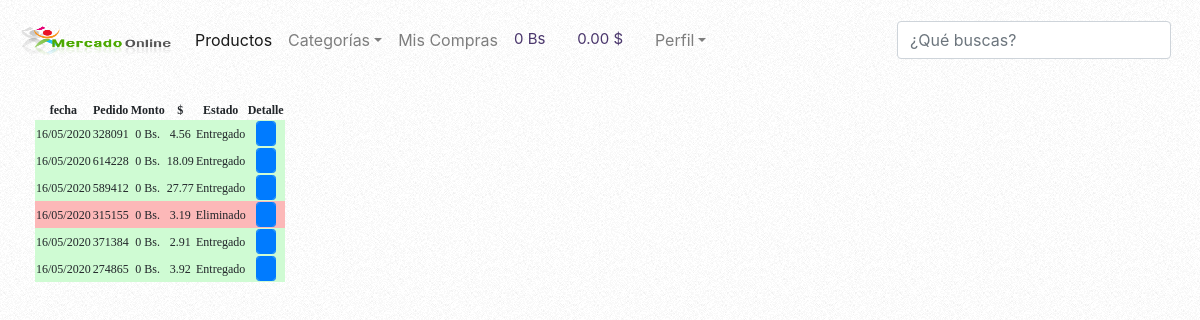
/backend/index.php?action=purchases (signed in), run on an earlier commit of the app's database.
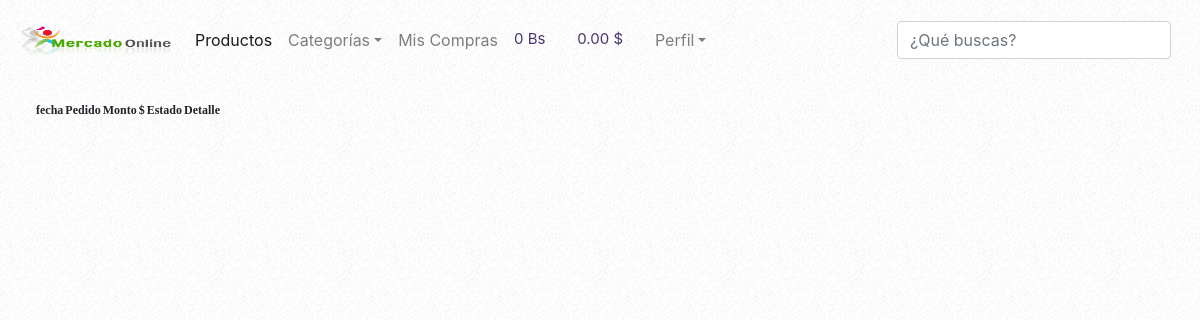
And on a later commit of the database.
### tables this page shows
CREATE TABLE `pedido` (
  `id` int(11) NOT NULL,
  `idorder` int(11) NOT NULL,
  `iduser` int(11) NOT NULL,
  `reference` int(11) NOT NULL,
  `mount` decimal(10,2) NOT NULL,
  `convertion` decimal(10,2) NOT NULL,
  `date` timestamp NOT NULL DEFAULT CURRENT_TIMESTAMP ON UPDATE CURRENT_TIMESTAMP,
  `status` int(11) NOT NULL,
  `branch` int(11) NOT NULL
);

### backend/controllers/backendConnectControllerPage.php (called while the page is built)
<?php
class connectControllerPage{
 public static function template(){
 		include "views/template.php";
 		}
 public static function connectPage(){
if (isset($_GET["action"])) {
	$controllerConnect = $_GET["action"];
		}else {
			$controllerConnect = "index";
		}
		$answer = connectModelPage::connectPageModel($controllerConnect);
		include $answer;
	}
}

### backend/models/connection.php (called while the page is built)
<?php
class connection{
	 public static function connect(){
	 	$link = new PDO("mysql:host=localhost;dbname=mercadoonline","root","");
	 	return $link;
	 }
}

### backend/models/productsModel.php (called while the page is built, shortened)
<?php
require_once "connection.php";
class viewsProductsModel{
 public static function TotalSumPurchaseCarView($iduserModel, $table){
 	$stmt = connection::connect()->prepare("SELECT SUM(total) as total FROM $table WHERE iduser = $iduserModel");
	 if ($stmt -> execute()) {
 	 		return $stmt->fetch();
 	 				}
 	 				else {
 	 					return "error";
 	 				}
 	 				}
 						  public static function conversionDollarModel($table){
 						  		$stmt = connection::connect()->prepare("SELECT tasa FROM $table");
 						  				$stmt -> execute();
		 							return $stmt->fetch();
 						  }
		}

### backend/models/ivaModel.php (called while the page is built, shortened)
<?php
require_once "connection.php";
class iva {
  public static function viewIvaModel($table){
  	    	$stmt = connection::connect()->prepare("SELECT iva FROM iva");
  			$stmt -> execute();
		 	return $stmt->fetch();
  		}
}

### backend/models/deliveryTaxModel.php (called while the page is built, shortened)
<?php
require_once "connection.php";
class deliveryTaxModel{
 public static function viewDeliveryTaxModel($table){
 	$stmt = connection::connect()->prepare("SELECT tax FROM $table");
	$stmt -> execute();
	return $stmt->fetch();
 		}
}

### backend/models/purchaseOrderModel.php (called while the page is built, shortened)
<?php
require_once "connection.php";
class purchaseOrderModel{
	  public static function viewPurchaseOrderModel( $dataModel, $table){
 	 $stmt = connection::connect()->prepare("SELECT id, idorder, iduser, reference, mount, convertion, date, status,branch FROM $table WHERE iduser = $dataModel ORDER BY date DESC");
	 if ($stmt -> execute()) {
 	 		return $stmt->fetchAll();
 	 				}
 	 				else {
 	 					return "error";
 	 				}
	  }
}

### backend/controllers/purchaseOrderController.php (the view, shortened to what this page needs)
<?php
class purchaseOrderController{
		 public static function viewMyPurchases(){
			$dataController = $_SESSION["id"];
		 		$answerOrder=purchaseOrderModel::viewPurchaseOrderModel($dataController, "pedido");
		 		foreach ($answerOrder as $row => $value) {
		 			$row = $row + 1;
		 		}
		 		foreach ($answerOrder as $row => $item) {
		 			$newDate = date("d/m/yy", strtotime($item["date"]));
		 			if ($item["status"]==1) {
		 				$item["status"] = "Enviando";
		 				$colorStatus =  "style=background:#CFDCFB";
		 			}elseif($item["status"]==2){
		 				$item["status"] = "Entregado";
		 				$colorStatus = "style=background:#CFFBD3";
		 				}elseif($item["status"]==3){
		 				$item["status"] = "Eliminado";
		 				$colorStatus =  "style=background:#FCB8B8";
		 			}else{
		 					$item["status"] = "En proceso";
		 					$colorStatus = "style=background:#F9FBCF";
		 			}
		echo '
					<tr>
					<td '.$colorStatus.'>'.$newDate.'</td>
					<td '.$colorStatus.'>'.$item["idorder"].'</td>
					<td '.$colorStatus.'>'.number_format($item["price"], 0, ",", ".").' Bs.</td>
					<td '.$colorStatus.'>'.$item["convertion"].'</td>
					<td '.$colorStatus.'>'.$item["status"].'</td>
					<td  '.$colorStatus.'><a href="#view'.$row.'"  data-toggle="modal">
					<button class="form-control 	btn btn-primary fa fa-list btn-sm" style="height:25px; width:20px"></button></a>
					<div class="modal fade "  id="view'.$row.'" tabindex="-1" role="dialog" aria-labelledby="myModalLabel" ariahidden="true" >
					<div class="modal-dialog" role="document" >
					<div class="modal-content" style="font-family:Pavanam-Regular; border-radius:0px">
					<div class="modal-header" >
					<button type="button" class="close" data-dismiss="modal" aria-label="Close">
					<span aria-hidden="true">&times;</span> </button>
					</div>
					<div class="modal-body"  style="text-align: left; margin: 0%;">
					<label  class="label for="" style="font-size:12px">Fecha: '.$newDate.'</label>';
					echo  '
						<table class="table" style="font-size:12px">
		 		  	 	<thead>
		 		  	 	<tr>
		 		  	 	<th>Pedido # '.$item["idorder"].'</th>
		 		  	 	<th></th>
		 		  	 	<th></th>
		 		  	 	<th></th>
		 		  	 	</tr>
						<tr>
						<th>Producto</th>
						<th>Cant</th>
						<th>Precio</th>
						<th>Total</th>
						</tr>
						</thead>';
					$dataSendController = $item["idorder"];
		 			 $answerProducts=purchaseOrderModel::viewOrderProductList($dataSendController, "pedido_has_producto");
					$answerIva=iva::viewIvaModel("iva");
					$totalMountFromBd = $item["mount"];
					$subTotal = 0;
					$total = 0;
		 			 foreach ($answerProducts as $value) {
		 			 $dataSend = array("id"=>$value["idproduct"]);
		 		  	 $answeProductName = viewsProductsModel::viewProductName($dataSend, "productos");
		 			 foreach ($answeProductName as $item) {
		echo'
	<tbody>
			<td>'.$item["title"].'</td>
			<td>'.$value["cant"].'</td>
			<td>'.number_format($value["price"]).'</td>
			<td>'.number_format($total=$value["cant"]*$value["price"]).' Bs</td>
	</tbody>';
			$subTotal = $subTotal + $total;
						 }
			 	 }
						 $totalIva = ($answerIva["iva"] * $subTotal) / 100;
						 $answerDeliveryType=purchaseOrderModel::DeliveryTypeModel($dataSendController ,"pedido");
					 	 $totalMount = 	$subTotal +  $totalIva;
					 	$totalDollar = $answerDeliveryType["convertion"];
					if ( $answerDeliveryType["branch"] == 0) {
						$bs = "Bs";
						$valorImpuesto = $totalMountFromBd - $totalMount ;
					}
					else{
							$bs = "";
						$valorImpuesto = 0;
					}
			echo '
			<td></td>
			<td></td>
			<td style="font-weight: bold">Subtotal:</td>
			<td>'.number_format($subTotal).' Bs</td>
			<tr>
				<td></td>
			<td></td>
			<td style="font-weight: bold">Iva 12%:</td>
			<td>'.number_format($totalIva).' Bs</td>
			<tr>
				<td></td>
			<td></td>
			<td style="font-weight: bold">Envío:</td>
			<td>'.number_format($valorImpuesto).  $bs.'</td>
			<tr>
				<td></td>
			<td></td>
			<td style="font-weight: bold">Total Bs:</td>
			<td>'. number_format($totalMountFromBd).' Bs</td>
			<tr>
				<td></td>
			<td></td>
			<td style="font-weight: bold">Total $</td>
			<td> '.$totalDollar.' $</td>
			<tr>
				<td>Todos los envíos se realizan en horario de oficina</td>
				<td></td>
				<td></td>
				<td></td>
			<tr>
				</table>
				</td>
				';
							}
		 		}
}

### backend/index.php (shortened to what this page needs)
<?php
if (!$_SESSION["validate"]) {
	header("location:../index");
	exit();
}
else{
require_once "controllers/backendConnectControllerPage.php";
require_once "controllers/productsController.php";
require_once "controllers/purchaseOrderController.php";
require_once "controllers/clientController.php";
require_once "models/productsModel.php";
require_once "models/purchaseOrderModel.php";
require_once "models/ivaModel.php";
require_once "models/deliveryTaxModel.php";
$connect = new connectControllerPage();
$connect ->template();
}

### backend/views/template.php (shortened to what this page needs)
<!DOCTYPE html>
<html>
<head>
<link rel="stylesheet" type="text/css" href="views/css/dataTables.bootstrap.min.css">
<link rel="stylesheet" type="text/css" href="views/css/responsive.bootstrap.min.css">
<link rel="stylesheet" type="text/css" href="views/css/jquery.dataTables.min.css">
 <link rel="stylesheet" type="text/css" href="views/css/bootstrap.min.css">
 <link rel="stylesheet" type="text/css" href="views/css/bootstrap-reboot.min.css">
 <link rel="stylesheet" type="text/css" href="views/css/bootstrap-grid.min.css">
 <link rel="stylesheet" type="text/css" href="views/css/fonts.css">
 <link rel="stylesheet" type="text/css" href="views/css/style.css">
 <link rel="stylesheet" type="text/css" href="views/css/sweetalert.css">
 <link rel="stylesheet" type="text/css" href="views/css/font-awesome.min.css">
 <link rel="stylesheet" href="views/css/cssFancybox/jquery.fancybox.css">
</head>
<body>
	<header>
	<?php
		include "views/modules/navigation.php";
 	?>
	</header>
	<section>
		<?php
		$pageController = new connectControllerPage();
		$pageController->connectPage();
		 ?>
	</section>
</body>
</html>

### backend/views/modules/navigation.php (shortened to what this page needs)
<nav	class="navbar navbar-expand-lg	navbar-light  justify-content-between" style="background: ">
<a class="navbar-brand"	href="index.php?action=home">
	<img src="views/img/logo.png" alt="" style="width: 150px; height: 30px">
</a>
<div	class="collapse	navbar-collapse"	id="navbarSupportedContent">
<ul	class="navbar-nav mr-auto">
<li	class="nav-item active">
<a	class="nav-link"a href="index.php?action=home">Productos<span	class="sr-only">(current)</span></a>
</li>
<li	class="nav-item dropdown">
<a	class="nav-link	dropdown-toggle"	href="#"	id="navbarDropdown"	role="button"
data-toggle="dropdown"	aria-haspopup="true"	aria-expanded="false">Categorías</a>
</li>
<li	class="nav-item">
<a	class="nav-link" a href="index.php?action=purchases">Mis Compras</a>
</li>
<li	class="nav-item">
<a	class="nav-link" a href="index.php?action=purchaseCar" style="font-size: 15px; color: #4A366C;">
	<?php
	$totalProducts  = new viewsProductsController();
	$totalProducts -> viewTotalPorductInpurchaseCar();
	?>
	<i class="fa fa-shopping-basket"></i></a>
	</li>
<li	class="nav-item">
<a	class="nav-link" a href="index.php?action=purchaseCar" style="font-size: 15px; color: #4A366C;">
<?php
$convertionDollar = new  viewsProductsController();
$convertionDollar -> conversionDollarController();
 ?>
	<i class="fa fa-shopping-basket"></i></a>
	</li>
	<li	class="nav-item dropdown">
<a	class="nav-link	dropdown-toggle"	href="#"	id="navbarDropdown"	role="button"
data-toggle="dropdown"	aria-haspopup="true"	aria-expanded="false">Perfil</a>
</li>
</ul>
<form	class="form-inline	my-2	my-lg-2">
<input	 class="form-control	mr-sm-2"	type="search"	id="productName" placeholder="¿Qué buscas?"	aria-label="Search">
</form>
</div>
</nav>

### backend/controllers/productsController.php (shortened to what this page needs)
<?php
class viewsProductsController{
		  public static function viewTotalPorductInpurchaseCar(){
		  		$iduserController = $_SESSION["id"];
 				$totalPrice  = viewsProductsModel::TotalSumPurchaseCarView($iduserController,"carritocompras");
 	 				$iva = iva::viewIvaModel("iva");
 	 				$totalIva= ($iva["iva"] * $totalPrice["total"]) / 100;
 					$answerTax = deliveryTaxModel::viewDeliveryTaxModel("envios");
 					if ($totalPrice["total"] == "") {
 						$answerTax["tax"]=0;
 					}
	 		echo
	 		'<th style="font-size: 12px; font-weight: bold">'.number_format($totalPrice['total']+$totalIva+$answerTax["tax"], 0, ",", ".").' Bs</th> ';
		}
		 public static function conversionDollarController(){
		 $iduserController = $_SESSION["id"];
 		$totalPrice  = viewsProductsModel::TotalSumPurchaseCarView($iduserController,"carritocompras");
		 $conversion = viewsProductsModel::conversionDollarModel("tasa");
 	 	$iva = iva::viewIvaModel("iva");
 	 	$totalIva= ($iva["iva"] * $totalPrice["total"]) / 100;
 		$answerTax = deliveryTaxModel::viewDeliveryTaxModel("envios");
 			if ($totalPrice["total"] == "") {
 						$answerTax["tax"]=0;
 					}
 		 $totalConvertionDollar = (($totalPrice["total"] + $totalIva + $answerTax["tax"] ) / $conversion["tasa"]);
		 	echo '<th style="font-size: 12px; font-weight: bold">'.number_format($totalConvertionDollar,2).' $</th> ';
		 }
}

### backend/views/modules/purchases.php (shortened to what this page needs)
<div class="row container-fluid">
	<div class="col-lg-7 col-md-7 col-sm-7 col-xs-7">
		<table class="" id="productTable">
			<thead  style="font-family: Pavanam-Regular; font-size: 12px">
				<tr>
					<th>fecha</th>
					<th>Pedido</th>
					<th>Monto</th>
					<th>$	</th>
					<th>Estado</th>
					<th>Detalle</th>
				</tr>
			</thead>
			<tbody  style="font-family:Pavanam-Regular; font-size: 12px;">
		<?php
				$viewMyPurchases= new purchaseOrderController();
				$viewMyPurchases->viewMyPurchases();
			 ?>
			 </tbody>
		</table>
	</div>
</div>

### backend/views/css/style.css (style rules this page uses)
header { position:relative; margin:auto; text-align:center; padding:5px; }
body { background: url(../img/bg01.png); text-align: center; margin: 0%; }
section { position:relative; padding:20px; }

What changed in the data, as far as the page shows it:
removed pedido: date "16/05/2020", idorder "328091", price "0", convertion "4.56", status "Entregado"
removed pedido: date "16/05/2020", idorder "614228", price "0", convertion "18.09", status "Entregado"
removed pedido: date "16/05/2020", idorder "589412", price "0", convertion "27.77", status "Entregado"
removed pedido: date "16/05/2020", idorder "315155", price "0", convertion "3.19", status "Eliminado", status 3 (drawn)
removed pedido: date "16/05/2020", idorder "371384", price "0", convertion "2.91", status "Entregado"
removed pedido: date "16/05/2020", idorder "274865", price "0", convertion "3.92", status "Entregado"
